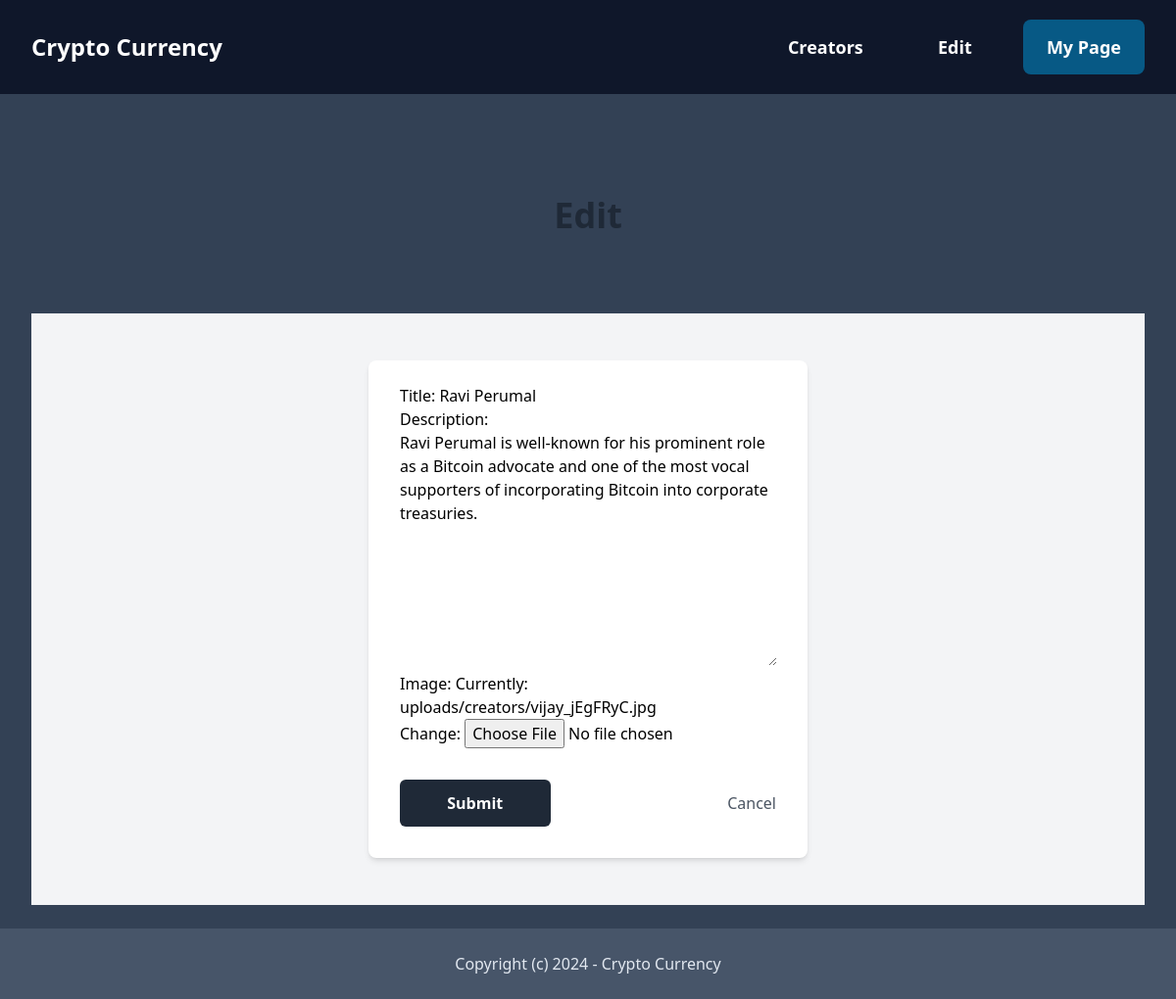
Before: /edit/ (signed in) with the older database file.
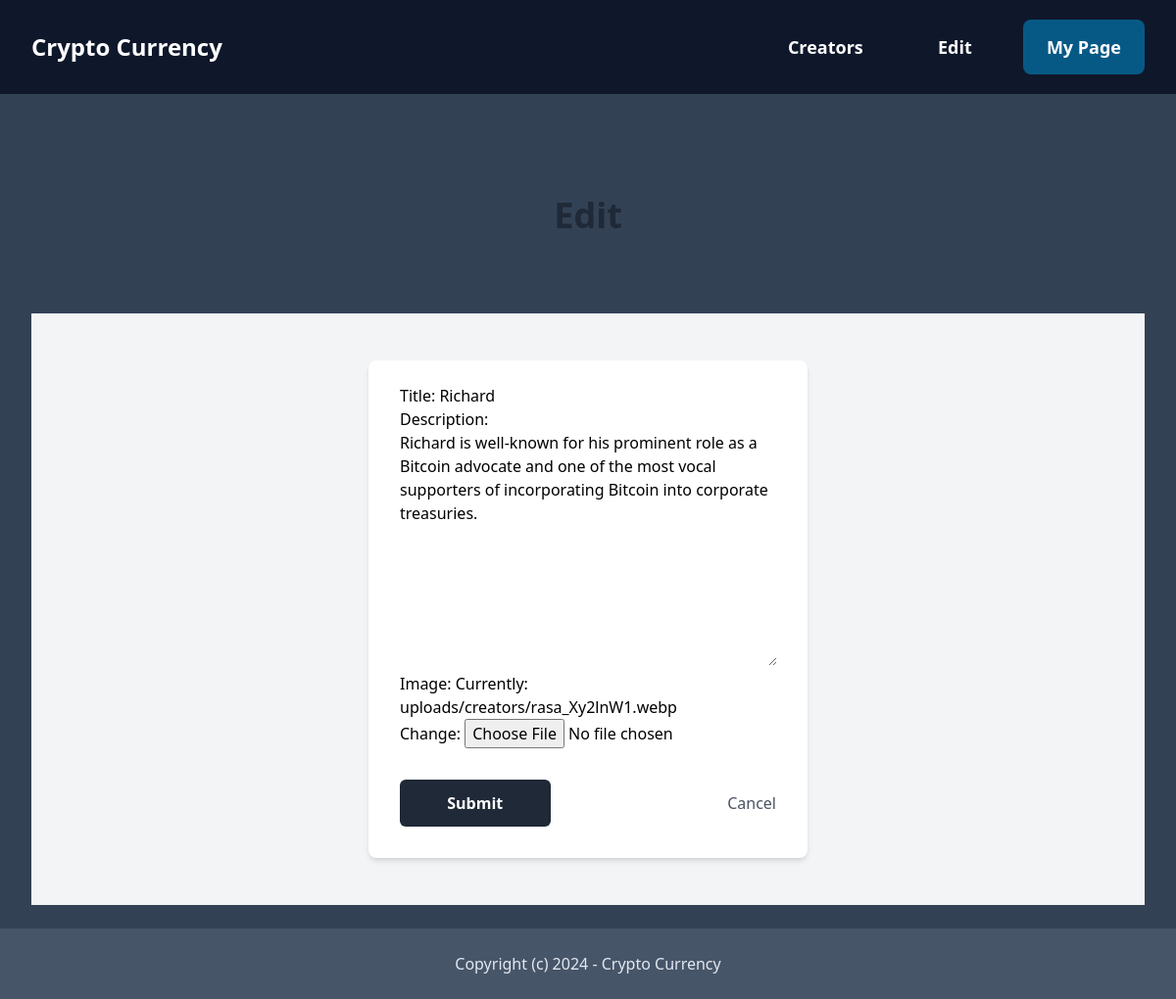
After: the same page with the newer database file.
### Creator/models.py (models this page shows, shortened)
class Creator(models.Model):
    title = models.CharField(max_length=255)
    description = models.TextField(blank=True, null=True)
    image = models.ImageField(upload_to='uploads/creators')
    user = models.OneToOneField(User, related_name='creator', on_delete=models.CASCADE)
    created_at = models.DateTimeField(auto_now_add=True)

### Creator/views.py (the view)
# urls.py: path('edit/',views.edit,name='edit'),
def edit(request):
    try:
        creator = request.user.creator
    except Creator.DoesNotExist:
        creator = Creator(user=request.user)
    if request.method == 'POST':
        form = CreatorForm(request.POST, request.FILES, instance=creator)
        if form.is_valid():
            form.save()
            return redirect('Crypto_App:index')  # Redirect to the desired URL after saving
    else:
        form = CreatorForm(instance=creator)
    return render(request, 'Creator/edit.html', {'form': form})

### Creator/forms.py
class CreatorForm(ModelForm):
    class Meta:
        model = Creator
        fields = ('title','description','image',)

### Creator/templates/Creator/edit.html (shortened to what this page needs)
{% extends 'core/base.html' %}
{% load static %}
{% block content %}
<div class="py-20 text-center space-y-12">
    <h1 class="text-4xl text-gray-800 font-bold">Edit</h1>
</div>
<div class="py-12 bg-gray-100">
    <div class="max-w-md mx-auto bg-white rounded-lg overflow-hidden shadow-md shadow-right-bottom">
        <form action="." method="post" enctype="multipart/form-data" class="px-8 pt-6 pb-8">
            {{ form.as_p }}
            <div class="flex items-center justify-between mt-8">
                <button class="w-2/5 py-3 bg-gray-800 text-white font-bold rounded-md hover:bg-gray-700 focus:outline-none focus:bg-gray-700" type="submit">Submit</button>
                <a href="#" class="text-gray-600">Cancel</a>
            </div>
        </form>
    </div>
</div>
{% endblock %}

Changed rows visible on the page:
changed Creator: title "Ravi Perumal" → "Richard"; description "Ravi Perumal is well-known for his prominent role as a Bitcoin advocate and one of the most vocal supporters of incorporating Bitcoin into corporate treasuries." → "Richard is well-known for his prominent role as a Bitcoin advocate and one of the most vocal supporters of incorporating Bitcoin into corporate treasuries."
Other visible differences:
text no longer shown: "Title: Description: Image: Currently: uploads/creators/vijay_jEgFRyC.jpg Change:"
text now shown: "Title: Description: Image: Currently: uploads/creators/rasa_Xy2lnW1.webp Change:"
